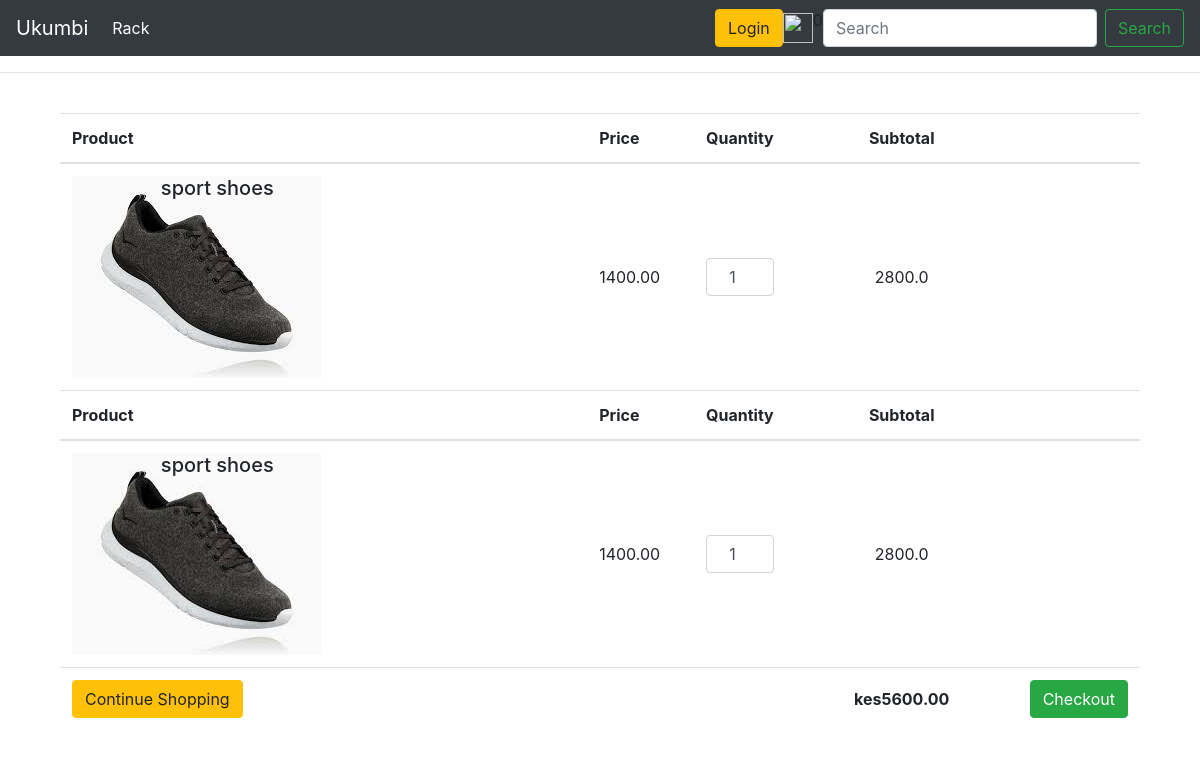
The app's page /cart/ (signed in) with its own data.
### ukumbi/models.py (models this page shows, shortened)
class OrderItem(models.Model):
    product = models.ForeignKey(Product, on_delete=models.SET_NULL, null=True)
    order = models.ForeignKey(Order, on_delete=models.SET_NULL, null=True)
    quantity = models.IntegerField(default=0, null=True, blank=True)
    date_added_on = models.DateTimeField(auto_now_add=True)
    @property
    def get_total(self):
        subtotal = self.product.price * self.quantity
        return subtotal

class Product(models.Model):
    name = models.CharField(max_length=200, null=True)
    price = models.FloatField()
    digital = models.BooleanField(default=False, null=True, blank=True)
    image = models.ImageField(default='default_pic.jpg', upload_to='images')

class Order(models.Model):
    customer = models.ForeignKey(Customer, on_delete=models.SET_NULL, null=True, blank=True)
    date_ordered = models.DateTimeField(auto_now_add=True)
    complete = models.BooleanField(default=False, null=True, blank=True)
    transaction_id = models.CharField(max_length=200, null=True)
    @property
    def get_cart_total(self):
        orderitems = self.orderitem_set.all()
        total = sum([item.get_total for item in orderitems])
        return total

### ukumbi/views.py (the view)
# urls.py: path('cart/', views.cart, name="cart"),
def cart(request):
    if request.user.is_authenticated:
        customer =request.user.customer
        order,created = Order.objects.get_or_create(customer=customer,complete=False)
        items= order.orderitem_set.all()
    else:
        items = []
        order = {'get_cart_total':0,'get_cart_item':0}
    context = {'items':items ,'order':order}
    return render(request, 'ukumbi/cart.html', context)

### ukumbi/templates/ukumbi/cart.html (shortened to what this page needs)
{% extends 'ukumbi/base.html'%}
{% load static %}
{% block content %}
<div class="container">
    <table id="cart" class="table table-hover table-condensed">
        <thead>
        {% for item in items%}
        <tr>
            <th style="width:50%">Product</th>
            <th style="width:10%">Price</th>
            <th style="width:8%">Quantity</th>
            <th style="width:22%" class="text-center">Subtotal</th>
            <th style="width:10%"></th>
        </tr>
        </thead>
        <tbody>
        <tr>
            <td data-th="Product">
                <div class="row">
                    <div class="col-sm-2 hidden-xs"><img src="{{item.product.image.url}}" alt="..."
                                                         class="img-responsive"/></div>
                    <div class="col-sm-10">
                        <h5 class="nomargin">{{item.product.name}}</h5>
                    </div>
                </div>
            </td>
            <td data-th="Price">{{item.product.price|floatformat:2}}</td>
            <td data-th="Quantity">
                <input type="number" class="form-control text-center" value="1">
            </td>
            <td data-th="Subtotal" class="text-center">{{item.get_total}}</td>
            {% endfor %}
        </tr>
        </tbody>
        <tfoot>
        <tr>
            <td><a href="{% url 'ukumbi'%}" class="btn btn-warning"> Continue
                Shopping</a></td>
            <td colspan="2" class="hidden-xs"></td>
            <td class="hidden-xs text-center"><strong>kes{{order.get_cart_total|floatformat:2}}</strong></td>
            <td><a href="{%  url 'checkout' %}" class="btn btn-success btn-block">Checkout </a></td>
        </tr>
        </tfoot>
    </table>
</div>
{% endblock content %}

### ukumbi/templates/ukumbi/cart.html (style rules this page uses)
.table>tbody>tr>td, .table>tfoot>tr>td { vertical-align: middle; }

### records on screen
OrderItem: product.image (picture), product.name "sport shoes", product.price "1400.00", get_total "2800.0"
OrderItem: product.image (picture), product.name "sport shoes", product.price "1400.00", get_total "2800.0"
Order: get_cart_total "5600.00"
